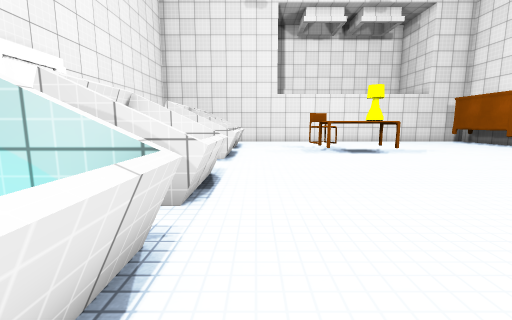
[1] (above)

17 first-person views from a walk through a Unity game level. The camera is 1.2 m above the floor, tilts 8° down and sees 90° across. The floor is counted in squares, 1 m on a side. Each view is taken from the middle of a square. On the plan, view 1 faces up. The plan holds only what a view shows up to about 12 squares ahead; the rest is blank. The place goes on beyond the plan. The player is left out. Surface patterns are stand-ins for the level's own textures.

[2]
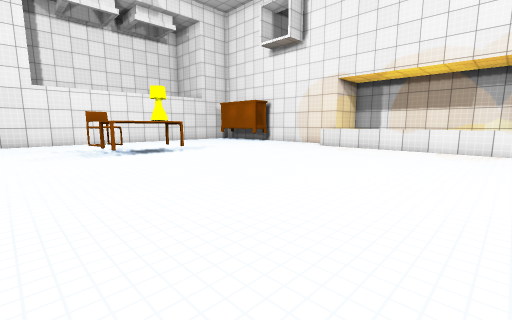

[3]
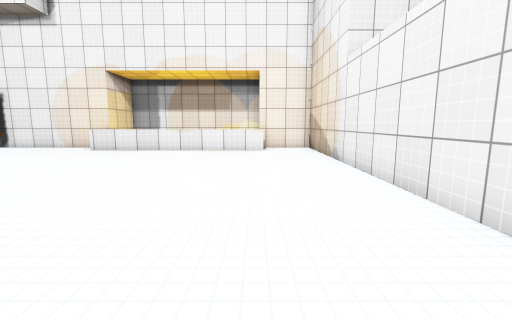

[4]
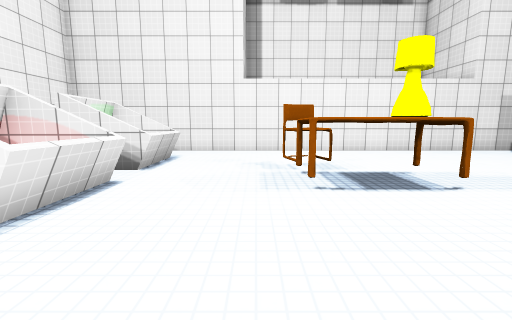

[5]
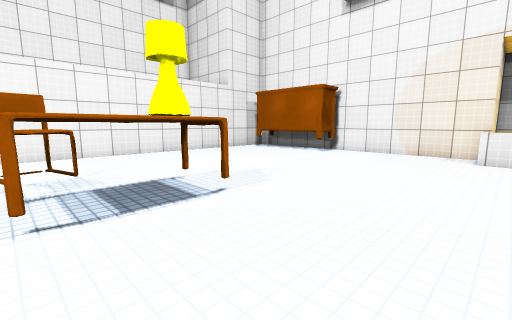

[6]
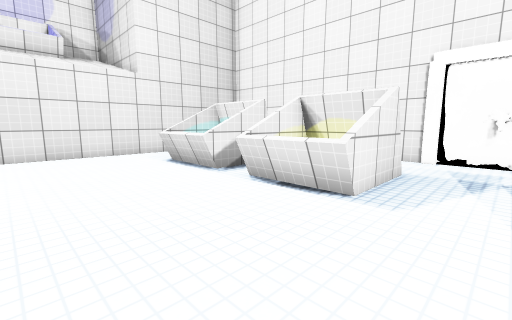

[7]
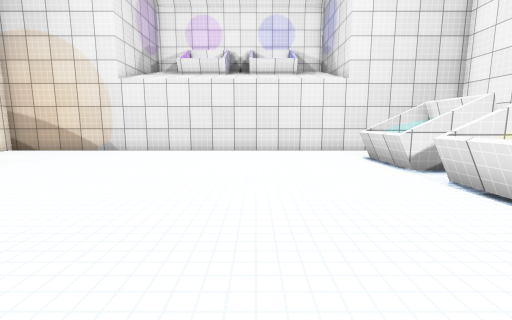

[8]
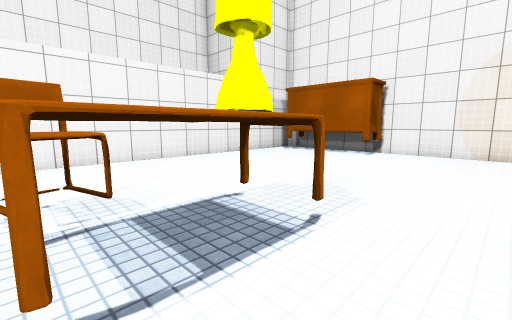

[9]
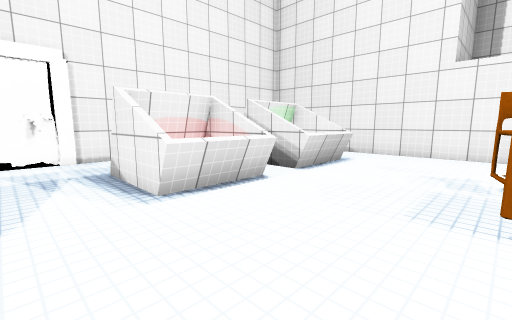

[10]
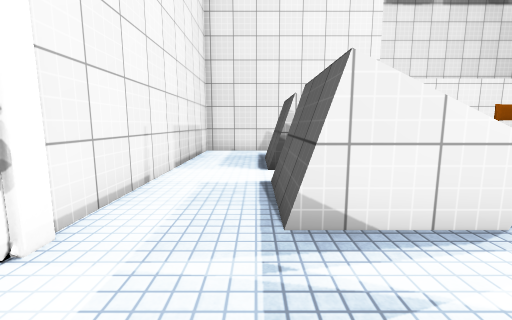

[11]
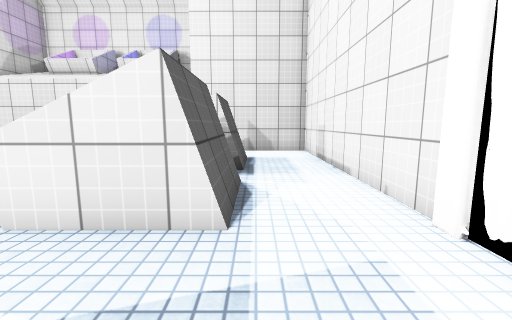

[12]
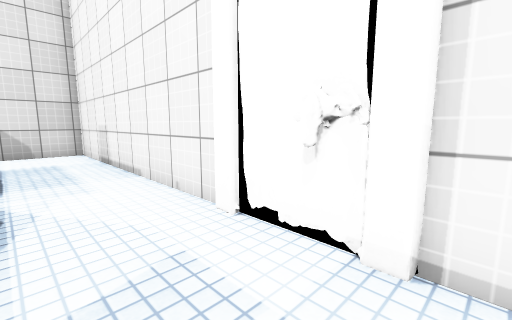

[13]
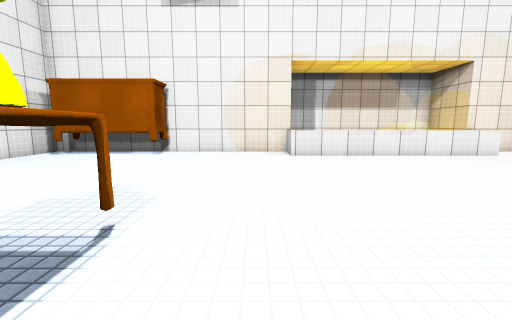

[14]
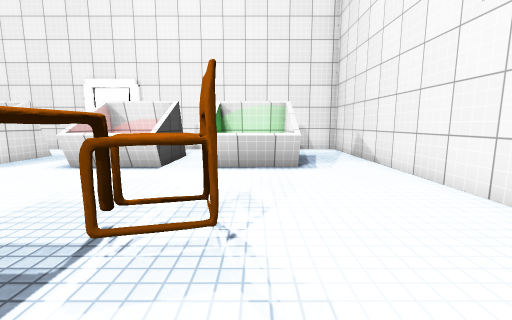

[15]
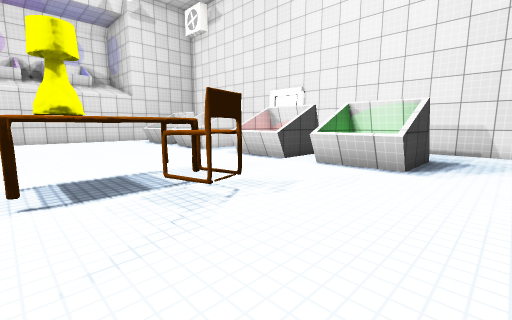

[16]
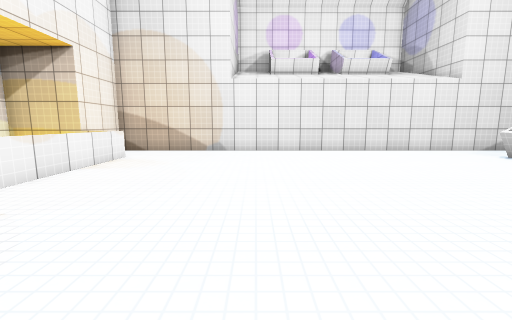

[17]
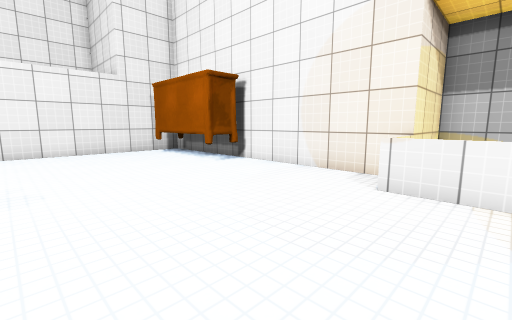

### Floor plan
Points are (right, up) in squares from view 1. A wall is a line through its corners. A room is listed if a view was taken in it or the views show most of it. See-through windows are left out.
Room 1 (views 1, 2, 3, 4, 5, 6, 7, 8, 9, 10, 11, 12, 13, 14, 15, 16, 17)
walls: (-1, 8.8) (-3.4, 8.8); (-1, 3.7) (-3.4, 3.7); (-1, 12.6) (-3.4, 12.6); (-3.2, 8.8) (-3.2, 11.4); (-3.4, 6.2) (-1, 6.2); (-3.4, 11.3) (-1, 11.3); (-3.2, 3.7) (-3.2, 6.3); (-3.2, 12.6) (-3.2, 15.3); (-3.4, 2.4) (-1, 2.4); (-5.8, 8.2) (-6.2, 7.4); (-5.9, 8.2) (-6.3, 6.5); (-6, 7.9) (-6.4, 6.6); (-6, 8.2) (-6.2, 6.5); (-6.1, 8.6) (-5.9, 7.7); (-6.2, 8) (-5.8, 7.7); (-6.2, 8) (-6.4, 7.5); (-6.2, 8.2) (-5.8, 7.7); (-6.2, 8.2) (-6.1, 7.9) (-6, 7.8); (-6.2, 8.2) (-6.1, 7.9); (-6.2, 8.6) (-6.1, 7.3); (14.2, 7.4) (14.2, 17.7) (-6.2, 17.7) (-6.2, -2.7) (14.2, -2.7) (14.2, -0.1); (-3.4, 15.2) (-1, 15.2); (-6.4, 8.1) (-5.8, 7.8) (-6.2, 7.3); (-6.4, 8.4) (-5.7, 7.9); (-3.2, -0.2) (-3.2, 2.4)
low walls: (-0.8, 6.2) (-0.8, 3.7); (-1, 6.2) (-1, 3.7); (-0.8, 11.3) (-0.8, 8.8); (-1, 11.3) (-1, 8.8); (-0.8, 2.4) (-0.8, -0.2); (-3.4, 8.8) (-3.4, 11.3); (-1, 2.4) (-1, -0.2); (-3.4, 3.7) (-3.4, 6.2); (-0.8, 15.2) (-0.8, 12.6); (-3.4, 12.6) (-3.4, 15.2); (-1, 15.2) (-1, 12.6); (-3.4, -0.1) (-3.4, 2.4); (12.8, -0.4) (12.8, 7.7) (14.1, 7.7)
objects: table (3, 11) to (4, 12); chair (3, 12) to (4, 14); lamp (5, 11) to (5, 12); table (6, 11) to (6, 12); cabinet (13, 13) to (13, 17)

Where each view was taken, in squares from view 1:
view 1: 0 up, 0 right, facing up
view 2: 0 up, 0 right, facing up-right
view 3: 0 up, 1 right, facing right
view 4: 6 up, 2 right, facing up
view 5: 7 up, 3 right, facing up-right
view 6: 8 up, 3 right, facing down-left
view 7: 9 up, 3 right, facing down
view 8: 9 up, 3 right, facing up-right
view 9: 7 up, 3 right, facing up-left
view 10: 6 up, 4 left, facing up
view 11: 9 up, 4 left, facing down
view 12: 9 up, 4 left, facing down-left
view 13: 9 up, 3 right, facing right
view 14: 14 up, 6 right, facing left
view 15: 17 up, 6 right, facing down-left
view 16: 9 up, 8 right, facing down
view 17: 6 up, 8 right, facing up-right
